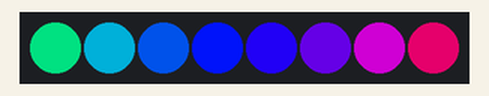
Simulated run of this sketch. Board: Arduino Uno, built with avr-gcc and run on an emulated ATmega328P. Parts: 8 RGB LEDs in strip order, left to right. What the sketch prints to the serial monitor is not drawn.

Above: at 21.05 s.
At 22.91 s:
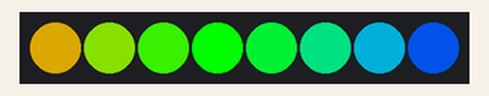
At 24.14 s:
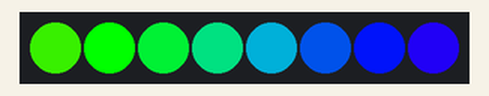
At 25.38 s:
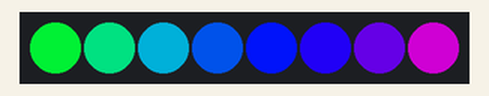
At 27.85 s:
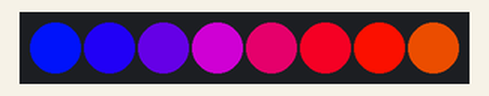
At 30.32 s:
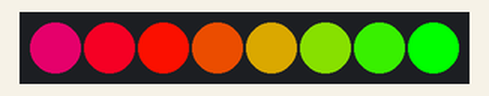
Timing chart, 0 to 40.0 s (numbered marks = the images above):
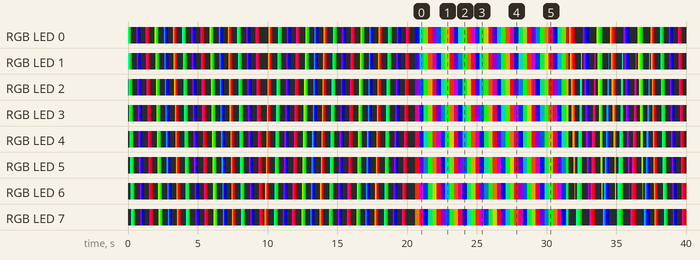

The sketch:

Christmas_tree_AT85_v1.0.ino
```cpp
// use the cRGB struct hsv method
#define USE_HSV

#include "WS2812.h"

//#define MIC_ENABLE 1

cRGB value;
#define LEDCount   8
#define outputPin  2
#define MAX_EFFECT 4
WS2812 LED(LEDCount);

// Число пикселей в луче
uint8_t num_pixel  = LEDCount;
// Корстанты для эффектов
uint8_t TM = 40, DX = 2;
//Переменные для работы с микрофоном
// Средний уровень сигнала за цикл измерений
uint32_t  mic_avg  = 0;
// Счетчик измерений уровня (количество в цикле)
uint16_t  mic_cnt  = 0;
// Предыдущее значение уровня
uint16_t  mic_prev = 0;
// Изменение уровня сигнала (Разница между текущим и предыдущим)
int  mic_diff = 0;
// Максимальная разница за цикл измерений
int  max_diff = 0;
// Количество срабатывания в цикле
uint16_t mic_trig  = 0;
// Порог срабатывания
uint16_t mic_threshold = 450;
// Время последнего срабатывания
uint32_t mic_ms    = 0;

// Переменные для эффкта радуги
int step1 = 16;
int step2 = 2;
uint8_t color = 0;
// Номер эффекта
uint8_t Effect = 1;
// Переменные управления эффектами
uint32_t tm = 100;
uint8_t n_loop = 0;
uint8_t count_loop = 0;
uint8_t max_count  = 16;
// Флаг автоматической смены эффекта
bool flag_auto = true;
// Флаг мигиния при смене режима
bool flag_blink = false;

uint32_t ms, ms0=0, ms1=0, ms2=0;


void setup() {
  Serial.begin(115200);
  Serial.println("Debug start...");
  LED.setOutput(outputPin);
//  analogReference(INTERNAL);

}


void loop() {
   ms = millis();
#ifdef MIC_ENABLE
   if( ms0 == 0 || ms0 > ms  || ms - ms0 >1 ){
       ms0 = ms;
       ReadMic();
   }


     if( ms1 == 0 || ms1 > ms || (ms - ms1)>200 ){
       ms1 = ms;
       if( mic_cnt > 0 )mic_avg /= mic_cnt;
/*
       if( max_diff > 300 ){
       Serial.print("Mic: avg=");
       Serial.print(mic_avg);
       Serial.print(",cnt=");
       Serial.print(mic_cnt);
       Serial.print(",max=");
       Serial.print(max_diff);
       Serial.print(",trig=");
       Serial.println(mic_trig);
       }
*/
      if( max_diff > mic_threshold ){
         if( flag_auto == false && mic_ms>1000 ){
            Effect++;
            if( Effect > MAX_EFFECT )Effect = 1;
         }
         Serial.print("Level ");
         Serial.print(max_diff);
         Serial.print(" ms ");
         Serial.println(ms-mic_ms);
         if( (ms-mic_ms) > 200 & (ms-mic_ms) < 500 ){
             if( flag_auto == true )flag_auto = false;
             else flag_auto = true;
             flag_blink = true;
             n_loop = 0;
             Serial.print("Auto is ");
             Serial.println((int)flag_auto);
         }
//         else {
            mic_ms = ms;
 //        }
      }
// Обнуляем статистику
       mic_avg  = 0;
       mic_cnt  = 0;
       max_diff = 0;
       mic_trig = 0;
   }
   if((  ms2 == 0 || ms2 > ms || (ms - ms2)>150 )&&flag_blink == true){
       ms2 = ms;
       value.r = 0;
       value.g = 0;
       value.b = 0;
       if( n_loop == 1 || n_loop == 3 ){
           if( flag_auto )value.g = 128;
           else value.r = 128;
       }
       for( int i=0; i<num_pixel; i++)LED.set_crgb_at(i, value);
       LED.sync();
       n_loop++;
       if( n_loop > 7 ){
           n_loop = 0;
           flag_blink = false;
       }

   }
#endif


   if((  ms2 == 0 || ms2 > ms || (ms - ms2)>tm )&&flag_blink == false ){
      ms2 = ms;

// Цикл эффекта закончился
      if( n_loop == 0 ){
         count_loop++;
         if( count_loop >= max_count ){
             count_loop = 0;
             if( flag_auto == true ){
                Effect++;
                if( Effect > MAX_EFFECT )Effect = 1;
             }
         }
      }
// Выбор эффекта
      switch( Effect ){
         case 1 : //Эффект ракеты
            LoopMeteor(count_loop%6,0);
            max_count = 16;
            tm = 40;
            break;
         case 2 : //Эффект метеора
            LoopMeteor(count_loop%6,1);
            max_count = 16;
            tm = 40;
            break;
         case 3 : //Эффект радуги
            for( int i=0; i< num_pixel; i++ ){
               Wheel(color + i*step1  );
               LED.set_crgb_at(num_pixel-i-1, value);
               }
             LED.sync();
             color += step2;
             n_loop++;
             if( n_loop >=64 )n_loop = 0;
             max_count = 16;
             tm = 10;
             break;
         case 4 : // Эффект зигзаг
             LoopMeteor2(count_loop%6,count_loop%2);
             max_count = 12;
             tm = 60;
             break;
      }
    }


}

/**
 * Эффект пламени
 */
/*
   int r = 255;
   int g = r-150;
   int b = 20;

//for(int x = 0; x <num_pixel; x++)
//{
int flicker = random(0,150);
int r1 = r-flicker;
int g1 = g-flicker;
int b1 = b-flicker;

int x = random(0-num_pixel-1);
if(g1<0) g1=0;
if(r1<0) r1=0;
if(b1<0) b1=0;
//value.r = random(0,255);
//value.g = random(0,255);
//value.b = random(0,255);
//value.r = r1;
//value.g = g1;
//value.b = b1;
Wheel(random(0-255));

LED.set_crgb_at(x, value);
//}
LED.sync();
delay(random(20,100));
*/

/*
 * Эффект метеора (или ракеты, зависит от направления)
 * @param pair - цвет 0-5
 * @param dir - направление эффекта (0 и 1)
 *
 */
void LoopMeteor( uint8_t pair, uint8_t dir){
   if( n_loop < num_pixel ){
      int i1 = n_loop;

      for( int i2=0; i2<num_pixel; i2++ ){
          SetStarColor1(num_pixel-i2-1, 0, pair, dir);
      }

      SetStarColor1(num_pixel-i1,15, pair, dir);
      for( int i2=0; i2<i1; i2++ ){
          SetStarColor1(num_pixel-i2-1, 16-(i1-i2)*DX, pair, dir);
      }

      LED.sync();
   }
   else {
      int i1 = n_loop - num_pixel;
      for( int i2=0; i2<num_pixel; i2++ ){
         int c = 16-(i1-(i2-8))*2;
         if( c < 0 )c = 0;
         SetStarColor1(num_pixel-i2-1,c, pair, dir);
      }
      LED.sync();
   }
   n_loop++;
   if( n_loop >= num_pixel * 2 )n_loop = 0;
}

/*
 * Эффект Кортокого метеора без затухающего хвоста
 * @param pair - цвет 0-5
 * @param dir - направление эффекта (0 и 1)
 *
 */
void LoopMeteor2( uint8_t pair, uint8_t dir){
   int i1 = n_loop;

   for( int i2=0; i2<num_pixel; i2++ ){
       SetStarColor1(num_pixel-i2-1, 0, pair, dir);
   }

   SetStarColor1(num_pixel-i1,15, pair, dir);
   for( int i2=0; i2<i1; i2++ ){
       SetStarColor1(num_pixel-i2-1, 16-(i1-i2)*DX, pair, dir);
   }

   LED.sync();
   n_loop++;
   if( n_loop >= num_pixel )n_loop = 0;
}


/**
 * Разгорание одного пиксела на каждом луче
 * @param n - Номер пиксела в луче
 * @param br - Ярклсть
 * @param pair - цвет 0-5
 * @param dir - направление эффекта (0 и 1)
 *
 */
void SetStarColor1( uint8_t n, uint8_t br, uint8_t pair, uint8_t dir ){
   if( n > num_pixel )return;
   if( br > 15 )br=15;
   uint8_t r=0, g=0, b=0;
   if( br < 8 ){
      switch( pair ){
        case 0 :
        case 3 :
           r = br*32;
           break;
        case 1 :
        case 4 :
           g = br*32;
           break;
        case 2 :
        case 5 :
           b = br*32;
           break;
      }
   }
   else {
      switch( pair ){
         case 0 :
            r = 255;
            g = (br-8)*32;
            break;
         case 1 :
            g = 255;
            b = (br-8)*32;
            break;
         case 2 :
            b = 255;
            r = (br-8)*32;
            break;
         case 3 :
            r = 255;
            b = (br-8)*32;
            break;
         case 4 :
            g = 255;
            r = (br-8)*32;
            break;
         case 5 :
            b = 255;
            g = (br-8)*32;
            break;
      }
   }
   value.r = r;
   value.b = b;
   value.g = g;
   if( dir == 1 )LED.set_crgb_at(n, value);
   else LED.set_crgb_at(num_pixel-n-1, value);

}


// Input a value 0 to 255 to get a color value.
// The colours are a transition r - g - b - back to r.
void Wheel(byte WheelPos) {
  if(WheelPos < 85) {
     value.r = WheelPos * 3;
     value.g = 255 - WheelPos * 3;
     value.b = 0;
  }
  else if(WheelPos < 170) {
     WheelPos -= 85;
     value.r = 255 - WheelPos * 3;
     value.g = 0;
     value.b = WheelPos * 3;
  }
  else {
     WheelPos -= 170;
     value.r = 0;
     value.g = WheelPos * 3;
     value.b = 255 - WheelPos * 3;
  }
}

/**
 * Работа с микрофоном
 */
void ReadMic(){
// Устанавливаем режим компаратора A2 и A3 с усилением 20х
  ADMUX = 0B10000111;
  ADCSRA |= (1 << ADSC);
//Ждем окончания измерения
  while(ADCSRA & (1<<ADSC));
//  uint16_t adc = (ADCH << 8) | ADCL;

  uint8_t low  = ADCL;
  uint8_t high = ADCH;
  uint16_t adc = (high << 8) | low;

// Собираем статистику
// Среднее значение
  mic_avg += adc;
  mic_cnt++;
// Разница с предыдущим значением
  mic_diff = adc - mic_prev;
// Максимальная разница
  if( max_diff < mic_diff )max_diff = mic_diff;
// Количество превышений порога срабатывания
  if( mic_diff > mic_threshold )mic_trig++;
// Запоминаем значение микрофона
  mic_prev = adc;
}
```
